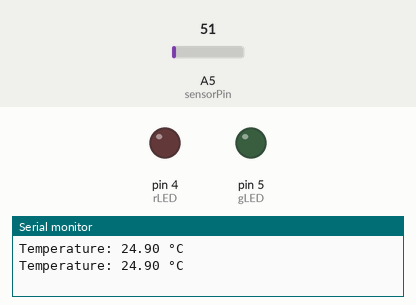
Bench run of a sketch on a simulated Arduino Uno, built with avr-gcc and run on an emulated ATmega328P. Parts: output pins drawn as LEDs (lit = HIGH), the last lines printed to the serial monitor. Dashed ring = blinking. The test bench sets the inputs (shaded band); at power-on: A5 (sensorPin) = 51.

Above: at 1.8 s.
1.9 s: A5 (sensorPin) set to 67
3.4 s: A5 (sensorPin) set to 72
At 4.05 s:
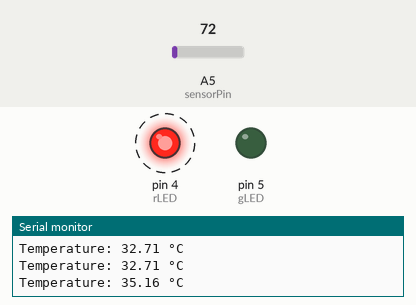
7.5 s: A5 (sensorPin) set to 86
At 7.85 s:
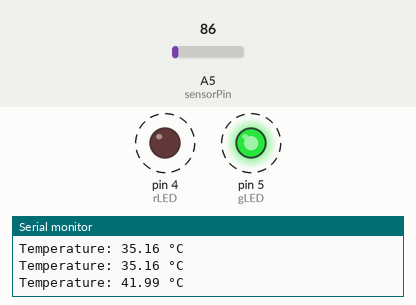
11.6 s: A5 (sensorPin) set to 71
At 12.5 s:
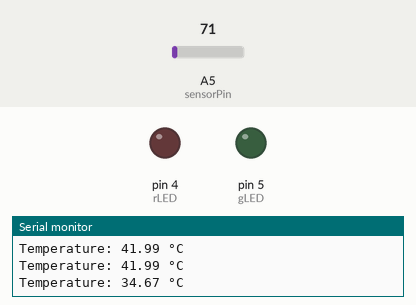
13.1 s: A5 (sensorPin) set to 112
At 14.9 s:
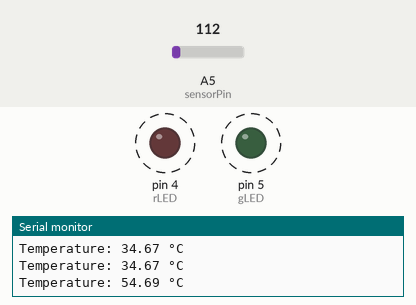
Timing chart, 0 to 17.8 s (numbered marks = the images above; inputs shaded):
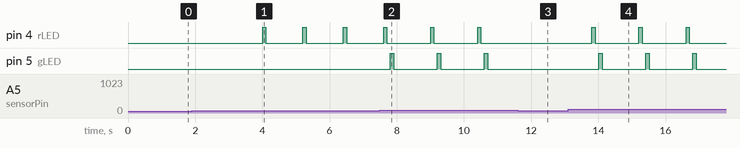

The sketch:

sketch_may26a.ino
```cpp
// LM35 Temperature Sensor with Arduino
const int sensorPin = A5;
#define rLED 4 // LM35 connected to analog pin A0
#define gLED 5

void setup() {
  Serial.begin(9600);
  pinMode(rLED,OUTPUT);
  pinMode(gLED,OUTPUT); // Initialize serial communication
}

void loop() {
  // Read the analog value from LM35
  int sensorValue = analogRead(sensorPin);

  // Convert analog reading to voltage (0-5V)
  float voltage = sensorValue * (5.0 / 1024.0);

  // Convert voltage to temperature in Celsius
  // LM35 outputs 10mV per degree Celsius
  float temperature = voltage * 100;

  // Display temperature on serial monitor
  Serial.print("Temperature: ");
  Serial.print(temperature);
  Serial.println(" °C");

  if(temperature>=35){
    digitalWrite(rLED,HIGH);
    delay(100);
    digitalWrite(rLED,LOW);
    delay(100);

    if(temperature>=36){
      digitalWrite(gLED,HIGH);
      delay(100);
      digitalWrite(gLED,LOW);
      delay(100);
    }
    else{
      digitalWrite(gLED,LOW);
    }
  }
  else{
    digitalWrite(rLED,LOW);
  }


  delay(1000); // Wait 1 second before next reading
}
```

Measured:
- the behaviour switches between 71 and 72 on A5 (sensorPin) (found by bisection; images 0 and 1)
- after the input at 3.4 s, pin 4 (rLED): alternates HIGH for 0.10 s and LOW for 1.1 s, starting after 0.60 s
- after the input at 7.5 s, pin 5 (gLED): alternates HIGH for 0.10 s and LOW for 1.3 s, starting after 0.31 s
- after the input at 11.6 s, pin 4 (rLED): stays LOW (without the input it goes to HIGH after 0.21 s); pin 5 (gLED): stays LOW (without the input it goes to HIGH after 0.41 s)
- after the input at 13.1 s, pin 4 (rLED): alternates HIGH for 0.10 s and LOW for 1.3 s, starting after 0.71 s; pin 5 (gLED): alternates HIGH for 0.10 s and LOW for 1.3 s, starting after 0.91 s
